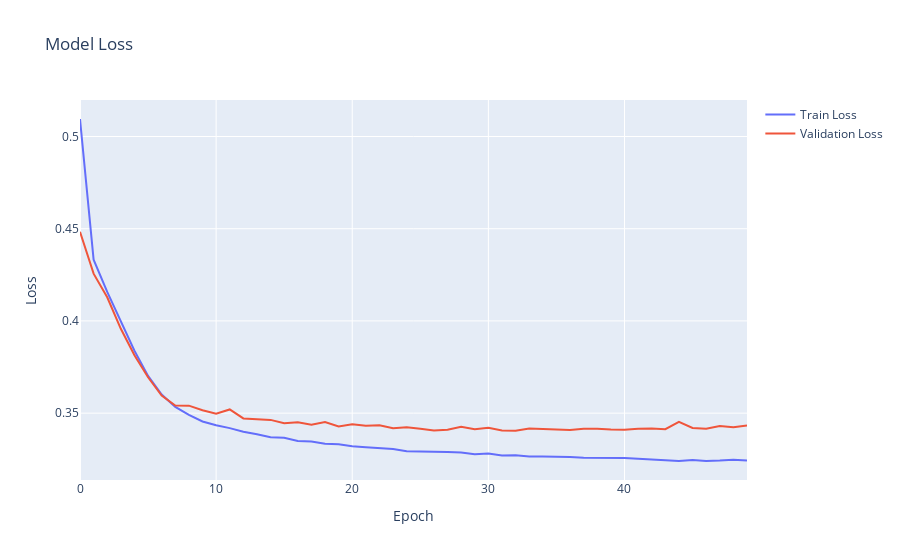

Source (notebook cell):
### Code cell
fig = go.Figure()

fig.add_trace(go.Scatter(
    y=history.history['loss'],
    mode='lines',
    name='Train Loss'
))

fig.add_trace(go.Scatter(
    y=history.history['val_loss'],
    mode='lines',
    name='Validation Loss'
))

fig.update_layout(
    title='Model Loss',
    xaxis_title='Epoch',
    yaxis_title='Loss'
)

fig.show()

### Figure 1 — Plotly figure (JSON) as saved in the notebook; plotly's stock layout.template omitted (floating-point values rounded to 4 significant figures)
{"data": [{"mode": "lines", "name": "Train Loss", "type": "scatter", "y": [0.5095, 0.4332, 0.4157, 0.3995, 0.3838, 0.3702, 0.3601, 0.3533, 0.3491, 0.3455, 0.3434, 0.3419, 0.3399, 0.3386, 0.3369, 0.3367, 0.3349, 0.3346, 0.3335, 0.3331, 0.3321, 0.3315, 0.3309, 0.3306, 0.3294, 0.3293, 0.329, 0.3289, 0.3286, 0.3277, 0.3281, 0.327, 0.3272, 0.3265, 0.3265, 0.3265, 0.3262, 0.3258, 0.3259, 0.3256, 0.3256, 0.3252, 0.325, 0.3247, 0.3241, 0.3246, 0.3241, 0.3243, 0.3247, 0.3243]}, {"mode": "lines", "name": "Validation Loss", "type": "scatter", "y": [0.4484, 0.4256, 0.4128, 0.3957, 0.3814, 0.3695, 0.3596, 0.3541, 0.3541, 0.3516, 0.3497, 0.352, 0.3471, 0.3469, 0.3464, 0.3445, 0.345, 0.3437, 0.3452, 0.3428, 0.344, 0.3432, 0.3434, 0.3418, 0.3423, 0.3415, 0.3406, 0.341, 0.3426, 0.3412, 0.342, 0.3405, 0.3405, 0.3417, 0.3415, 0.3411, 0.3408, 0.3415, 0.3415, 0.3411, 0.341, 0.3415, 0.3416, 0.3413, 0.3453, 0.342, 0.3415, 0.343, 0.3424, 0.3433]}], "layout": {"title": {"text": "Model Loss"}, "xaxis": {"title": {"text": "Epoch"}}, "yaxis": {"title": {"text": "Loss"}}}}
